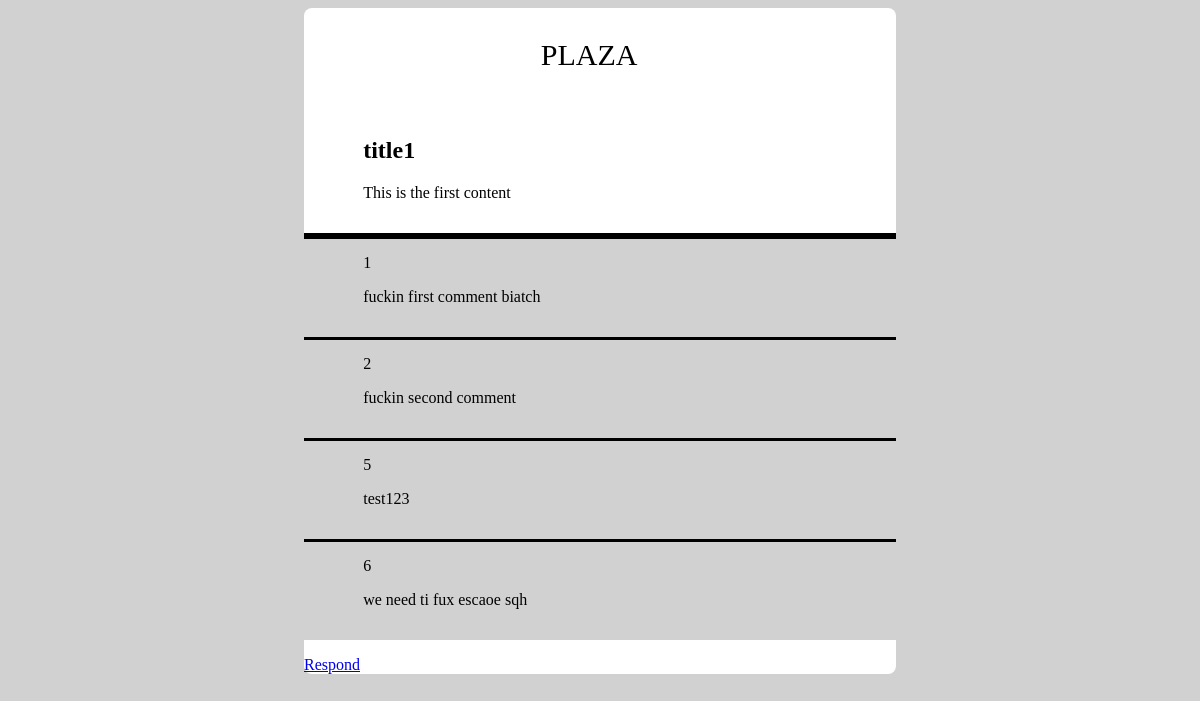
/p/1, run on the app's committed database.
### tables this page shows
CREATE TABLE posts(
	postid INTEGER PRIMARY KEY AUTOINCREMENT,
	postcontent TEXT(500) NOT NULL,
	ownerid INTEGER NOT NULL,
	posttitle VARCHAR(50) NOT NULL,
	FOREIGN KEY(ownerid) REFERENCES users(userid)
	);

CREATE TABLE comments(
	commentid INTEGER PRIMARY KEY AUTOINCREMENT,
	userid INTEGER NOT NULL,
	postid INTEGER NOT NULL,
	commentcontent TEXT(500) NOT NULL,
	FOREIGN KEY(userid) REFERENCES users(userid)
	);

### plazapp/views/post.py (the view)
@plazapp.app.route('/p/<post_id>')
def show_post(post_id):
	payload = {}
	comments = get_comments(post_id)
	payload['posttitle'] = get_title(post_id)
	payload['posttext'] = get_posttext(post_id)
	payload['postid'] = post_id
	payload['comments'] = []
	for comment in comments:
		com_dict = {}
		com_dict['commentid'] = comment[0]
		com_dict['commenttext'] = comment[3]
		payload['comments'].append(com_dict)
	response = make_response(flask.render_template("post.html", **payload))
	return response

### plazapp/model.py (called while the page is built)
def get_db():
	if not hasattr(flask.g, 'sqlite_db'):
		flask.g.sqlite_db = sqlite3.connect(plazapp.app.config['DATABASE_FILENAME'])
		flask.g.sqlite_db('PRAGMA foreign_keys = ON')
	return flask.g.sqlite_db

def get_comments(post_id):
	cursor = get_db().cursor()
	cursor.execute("SELECT * FROM comments WHERE postid=%s" % post_id)
	temp = cursor.fetchall()
	print(temp)
	return temp

def get_title(post_id):
	cursor = get_db().cursor()
	cursor.execute("SELECT posttitle FROM posts WHERE postid=%s" % post_id)
	return cursor.fetchone()[0]

def get_posttext(post_id):
	cursor = get_db().cursor()
	cursor.execute("SELECT postcontent FROM posts WHERE postid=%s" % post_id)
	return cursor.fetchone()[0]

### plazapp/templates/post.html (shortened to what this page needs)
<!DOCTYPE html>
<html>
	<head>
		<link rel="stylesheet" type="text/css" href="/static/css/style.css">
	</head>
	<body>
		<div class="container">
			<header>
				<div class="header">
					<h>PLAZA<h>
				</div>
			</header>
			<section id="content">
				<div class="post">
					<h1>{{posttitle}}</h1>
					<p>{{posttext}}</p>
				</div>
				{% for comment in comments %}
				<div class="comment">
					<h>{{comment.commentid}}</h>
					<p>{{comment.commenttext}}</p>
				</div>
				{% endfor %}
				<p><a href="/p/{{postid}}/makecomment.html">Respond</a></p>
			</section>
		</div>
	</body>
</html>

### plazapp/static/css/style.css (style rules this page uses)
.container { width:50%; margin:auto; background-color:white; border-radius: 8px; }
.post { padding-top:15px; padding-bottom:15px; padding-left:10%; border-bottom: 3px solid black; }
.comment { padding-top:15px; padding-bottom:15px; padding-left:10%; border-top: 3px solid black; background-color: #d1d1d1; }
header { padding-top:30px; padding-bottom:30px; font-size:30px; margin:auto; width:80%; padding-left:40%; }
body { background-color:#d1d1d1; }

### data on the page
posts: posttitle "title1", postcontent "This is the first content"
comments: commentid "1", commenttext "fuckin first comment biatch"
comments: commentid "2", commenttext "fuckin second comment"
comments: commentid "5", commenttext "test123"
comments: commentid "6", commenttext "we need ti fux escaoe sqh"
